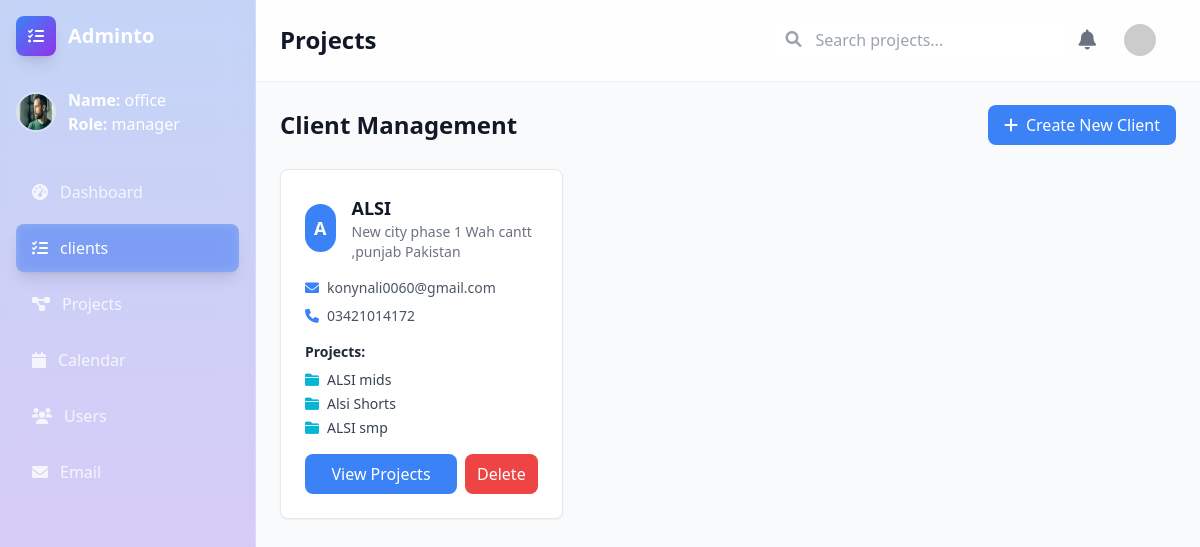
Page /projects/clients/ (signed in) on the earlier database version.
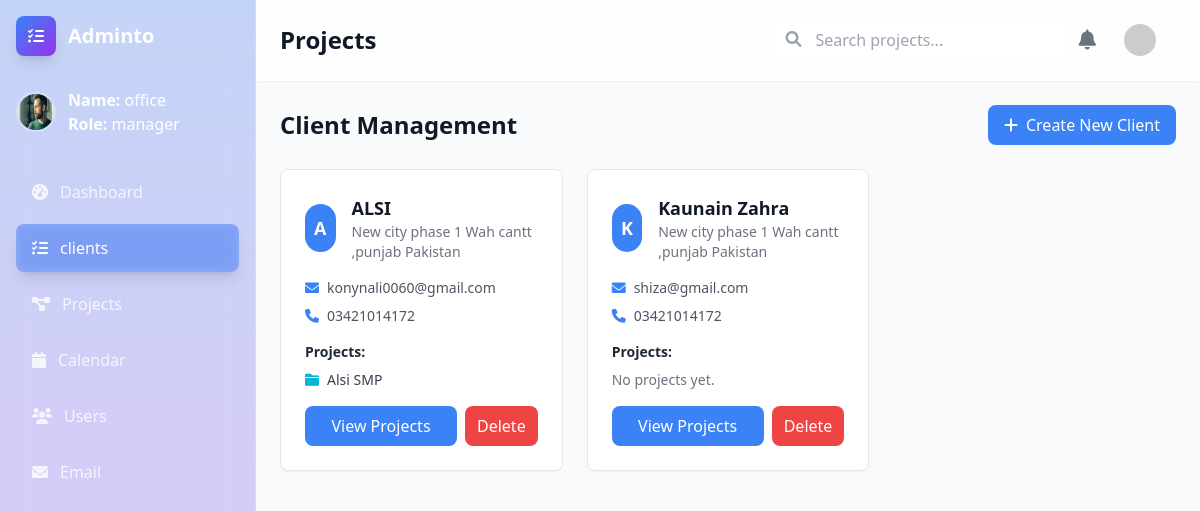
Same page on the later database version.
### accounts/models.py (models this page shows, shortened)
class Profile(models.Model):
    ROLE_CHOICES = (
        ('manager', 'Manager'),
        ('employee', 'Employee'),
    )
    user = models.OneToOneField(User, on_delete=models.CASCADE)
    role = models.CharField(max_length=20, choices=ROLE_CHOICES, default="employee")

### projects/models.py (models this page shows, shortened)
class Client(models.Model):
    name = models.CharField(max_length=200)
    email = models.EmailField(unique=True)
    phone = models.CharField(max_length=20, blank=True, null=True)
    address = models.TextField(blank=True, null=True)
    created_at = models.DateTimeField(auto_now_add=True)

class Project(models.Model):
    STATUS_CHOICES = (
        ('pending', 'Pending'),
        ('in_progress', 'In Progress'),
        ('completed', 'Completed'),
    )
    name = models.CharField(max_length=200)
    description = models.TextField(blank=True)
    status = models.CharField(max_length=20, choices=STATUS_CHOICES, default='pending')
    start_date = models.DateField()
    end_date = models.DateField()
    client = models.ForeignKey(  # ✅ link each project to a client
        Client, on_delete=models.CASCADE, related_name="projects", null=True, blank=True
    )
    created_by = models.ForeignKey(Profile, on_delete=models.CASCADE, related_name='created_projects')
    team_members = models.ManyToManyField(Profile, related_name='projects')
    created_at = models.DateTimeField(auto_now_add=True)

### projects/views.py (the view, shortened to what this page needs)
# urls.py: path("clients/", views.clients, name="clients"),
@login_required
def clients(request):
    clients = Client.objects.prefetch_related("projects").all()
    form = ClientForm()
    editing = None
    return render(request, "projects/clients.html", {
        "clients": clients,
        "form": form,
        "editing": editing,
    })

### projects/forms.py
class ClientForm(forms.ModelForm):
    class Meta:
        model = Client
        fields = ["name", "address", "email", "phone"]
        widgets = {
            "address": forms.Textarea(attrs={"rows": 2}),
            "email": forms.EmailInput(),
            "phone": forms.TextInput(),
        }
        labels = {
            "name": "Client Name",
            "address": "Client Address",
            "email": "Email",
            "phone": "Phone Number",
        }

### projects/templates/projects/clients.html (shortened to what this page needs)
{% load static %}
{% load widget_tweaks %}
<!DOCTYPE html>
<html lang="en">
<head>
    <script src="https://cdn.tailwindcss.com"></script>
    <link href="https://cdnjs.cloudflare.com/ajax/libs/font-awesome/6.0.0/css/all.min.css" rel="stylesheet">
</head>
<body class="bg-gray-50">
    <div class="flex h-screen">
        <div id="sidebar"
            class="text-white w-64 min-h-screen p-4 transition-transform duration-300 ease-in-out fixed lg:relative z-50 -translate-x-full lg:translate-x-0 bg-gradient-to-b from-blue-600/25 to-purple-600/25 backdrop-blur-xl border-r border-white/20">
            <div class="flex items-center mb-8">
                <div
                    class="w-10 h-10 bg-gradient-to-br from-blue-500 to-purple-600 rounded-lg flex items-center justify-center mr-3 shadow-lg">
                    <i class="fas fa-tasks text-white"></i>
                </div>
                <h1 class="text-xl font-bold">Adminto</h1>
            </div>
            <div class="mb-8">
                <div class="flex items-center mb-4">
                    <img src="public/thoughtful-man.png" alt="User"
                        class="w-10 h-10 rounded-full mr-3 border-2 border-white/30">
                    <div>
                        <p><span class="font-semibold">Name:</span> {{ request.user.username }}</p>
                        <p><span class="font-semibold">Role:</span> {{ request.user.profile.role }}</p>
                    </div>
                </div>
            </div>
            <nav class="space-y-2">
                <a href="dashboard.html"
                    class="flex items-center px-4 py-3 text-white/80 hover:text-white hover:bg-white/10 rounded-lg transition-all">
                    <i class="fas fa-tachometer-alt mr-3"></i>
                    Dashboard
                </a>
                <a href="{% url 'projects:clients' %}"
                    class="flex items-center px-4 py-3 text-white bg-blue-500/40 rounded-lg shadow-lg backdrop-blur-sm">
                    <i class="fas fa-tasks mr-3"></i>
                    clients
                </a>
                <a href="{% url 'projects:projects' %}"
                    class="flex items-center px-4 py-3 text-white/80 hover:text-white hover:bg-white/10 rounded-lg transition-all">
                    <i class="fas fa-project-diagram mr-3"></i>
                    Projects
                </a>
                <a href="calendar.html"
                    class="flex items-center px-4 py-3 text-white/80 hover:text-white hover:bg-white/10 rounded-lg transition-all">
                    <i class="fas fa-calendar mr-3"></i>
                    Calendar
                </a>
                <a href="#"
                    class="flex items-center px-4 py-3 text-white/80 hover:text-white hover:bg-white/10 rounded-lg transition-all">
                    <i class="fas fa-users mr-3"></i>
                    Users
                </a>
                <a href="#"
                    class="flex items-center px-4 py-3 text-white/80 hover:text-white hover:bg-white/10 rounded-lg transition-all">
                    <i class="fas fa-envelope mr-3"></i>
                    Email
                </a>
            </nav>
        </div>
        <div class="flex-1 flex flex-col overflow-hidden lg:ml-0">
            <header class="bg-white/80 backdrop-blur-xl shadow-sm border-b border-white/20 px-6 py-4">
                <div class="flex items-center justify-between">
                    <div class="flex items-center">
                        <h1 class="text-2xl font-semibold text-gray-900">Projects</h1>
                    </div>
                    <div class="flex items-center space-x-4">
                        <div class="relative hidden md:block">
                            <input type="text" placeholder="Search projects..."
                                class="bg-white/60 backdrop-blur-sm border border-white/40 rounded-lg px-4 py-2 pl-10 focus:outline-none focus:ring-2 focus:ring-blue-500">
                            <i class="fas fa-search absolute left-3 top-3 text-gray-400"></i>
                        </div>
                        <button class="text-gray-500 hover:text-gray-700 transition-colors">
                            <i class="fas fa-bell text-xl"></i>
                        </button>
                            <a href="{% url 'profile' %}" class="flex items-center btn-blue px-3 py-2 rounded-lg cursor-pointer">
    <img src="https://i.pravatar.cc/150?img=12" alt="User" class="w-8 h-8 rounded-full mr-2">
</a>
                    </div>
                </div>
            </header>
            <main class="flex-1 overflow-x-hidden overflow-y-auto p-6">
                <div class="flex items-center justify-between mb-6">
                    <h2 class="text-2xl font-semibold text-gray-900">Client Management</h2>
                    {% if request.user.profile.role == "manager" %}
                    <button id="createClientBtn"
                        class="bg-primary text-white px-4 py-2 rounded-lg hover:bg-secondary transition-colors">
                        <i class="fas fa-plus mr-2"></i>Create New Client
                    </button>
                    {% endif %}
                </div>
                <div id="clientsContainer" class="grid grid-cols-1 md:grid-cols-2 lg:grid-cols-3 gap-6">
                    {% for client in clients %}
                    <div class="bg-white rounded-lg shadow-sm p-6 border border-gray-200">
                        <div class="flex items-center mb-4">
                            <div
                                class="w-12 h-12 bg-primary rounded-full flex items-center justify-center text-white font-bold text-lg">
                                {{ client.name|slice:":1"|upper }}
                            </div>
                            <div class="ml-4">
                                <h3 class="text-lg font-semibold text-gray-900">{{ client.name }}</h3>
                                <p class="text-sm text-gray-500">{{ client.address }}</p>
                            </div>
                        </div>
                       {% if client.email %}
<p class="text-sm text-gray-600 mb-2">
  <i class="fas fa-envelope mr-2 text-primary"></i>{{ client.email }}
</p>
{% endif %}
{% if client.phone %}
<p class="text-sm text-gray-600 mb-4">
  <i class="fas fa-phone mr-2 text-primary"></i>{{ client.phone }}
</p>
{% endif %}
                        <div class="mb-4">
                            <h4 class="text-sm font-semibold text-gray-800 mb-2">Projects:</h4>
                            {% if client.projects.all %}
                            <ul class="space-y-1">
                                {% for project in client.projects.all %}
                                <li class="text-sm text-gray-700 flex items-center">
                                    <i class="fas fa-folder mr-2 text-accent"></i>
                                    <a href="{% url 'projects:project_detail' project.id %}" class="hover:underline">
                                        {{ project.name }}
                                    </a>
                                </li>
                                {% empty %}
                                <li class="text-sm text-gray-500">No projects yet.</li>
                                {% endfor %}
                            </ul>
                            {% else %}
                            <p class="text-sm text-gray-500">No projects yet.</p>
                            {% endif %}
                        </div>
                        <div class="flex space-x-2">
                            <a href="{% url 'projects:projects_by_client' client.id %}"
                                class="flex-1 bg-primary text-white px-3 py-2 rounded-lg text-center hover:bg-secondary">
                                View Projects
                            </a>
                            <form method="post" action="{% url 'projects:client_delete' client.id %}"
                                onsubmit="return confirm('Are you sure you want to delete this client?');">
                                {% if request.user.profile.role == "manager" %}
                                <button type="submit"
                                    class="bg-red-500 text-white px-3 py-2 rounded-lg hover:bg-red-600">Delete</button>
                                {% endif %}
                            </form>
                        </div>
                    </div>
                    {% empty %}
                    <p class="text-gray-500">No clients found.</p>
                    {% endfor %}
                </div>
            </main>
        </div>
    </div>
</body>
</html>

### projects/templates/projects/clients.html (style rules this page uses)
body { background-image: url('https://images.unsplash.com/photo-1490750967868-88aa4486c946?w=1920&q=80'); background-size: cover; background-position: center; background-attachment: fixed; }

Differences in the rows shown:
removed Project: name "ALSI mids", shown under Client "ALSI"
removed Project: name "Alsi Shorts", shown under Client "ALSI"
removed Project: name "ALSI smp", shown under Client "ALSI"
added Project: name "Alsi SMP", shown under Client "ALSI"
added Client: name "K", name "Kaunain Zahra", address "New city phase 1 Wah cantt ,punjab Pakistan", email "shiza@gmail.com", phone "03421014172", shows "No projects yet."
